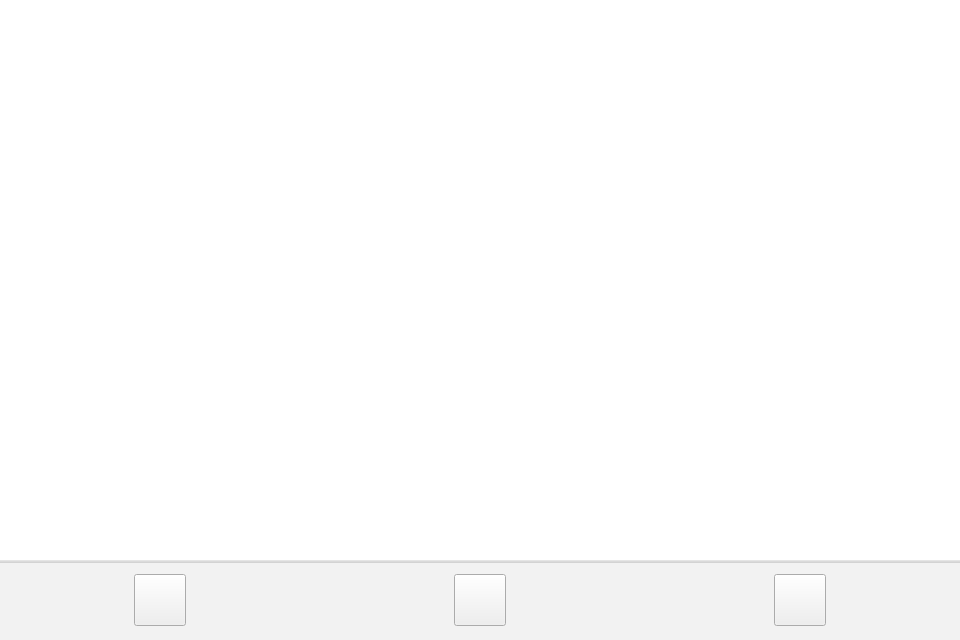
<?xml version="1.0" encoding="UTF-8"?>
<ui version="4.0">
 <class>FileBrowser</class>
 <widget class="QWidget" name="FileBrowser">
  <property name="geometry">
   <rect>
    <x>0</x>
    <y>0</y>
    <width>960</width>
    <height>640</height>
   </rect>
  </property>
  <property name="windowTitle">
   <string>Form</string>
  </property>
  <property name="styleSheet">
   <string notr="true">QPushButton {
	min-width: 50;
	min-height: 50;
	max-width: 50;
	max-height: 50;
}

QWidget#bottombar {
    background-color:  #f2f2f2;
	/*border-top: 3px solid qlineargradient(spread:pad, x1:0.539, y1:0.671, x2:0.521955, y2:0.113, stop:0.00568182 rgba(149, 149, 149, 150), stop:0.801136 rgba(210, 210, 210, 150));*/
	border-top: 3px solid qlineargradient(spread:pad, x1:0.539, y1:0.671, x2:0.521955, y2:0.113, stop:0.00568182 rgba(189, 189, 189, 150), stop:0.801136 rgba(220, 220, 220, 150));
}

QWidget#centralWidget {
   	/*background-color:  #f2f2f2;*/
	border:0px solid transparent;
	background-color: white;
}

QFrame#topbar {
	background-color: #1578ba;
	border: 0px solid transparent;
}

QPushButton#button_home 
{
	border-image: url(:/res/icons/ic_home_unchecked.png);
}

QPushButton#button_home:checked
{
	border-image: url(:/res/icons/ic_home_unchecked.png);
}

/*QFrame#bottombar {
	background-image: url(:/res/icons/ic_bottombar_bk.png);
}*/

/*Line#line {
	background-color: rgb(239, 41, 41);
	width: 4px;
}*/
</string>
  </property>
  <layout class="QVBoxLayout" name="verticalLayout" stretch="7,1">
   <property name="spacing">
    <number>0</number>
   </property>
   <property name="leftMargin">
    <number>0</number>
   </property>
   <property name="topMargin">
    <number>0</number>
   </property>
   <property name="rightMargin">
    <number>0</number>
   </property>
   <property name="bottomMargin">
    <number>0</number>
   </property>
   <item>
    <widget class="QWidget" name="centralWidget" native="true"/>
   </item>
   <item>
    <widget class="QWidget" name="bottombar" native="true">
     <property name="minimumSize">
      <size>
       <width>0</width>
       <height>62</height>
      </size>
     </property>
     <property name="maximumSize">
      <size>
       <width>16777215</width>
       <height>16777215</height>
      </size>
     </property>
     <layout class="QHBoxLayout" name="horizontalLayout">
      <property name="spacing">
       <number>0</number>
      </property>
      <property name="leftMargin">
       <number>0</number>
      </property>
      <property name="topMargin">
       <number>0</number>
      </property>
      <property name="rightMargin">
       <number>0</number>
      </property>
      <property name="bottomMargin">
       <number>0</number>
      </property>
      <item>
       <widget class="QFrame" name="frame">
        <layout class="QHBoxLayout" name="horizontalLayout_2" stretch="55,50,110,50,110,50,55">
         <property name="spacing">
          <number>0</number>
         </property>
         <property name="leftMargin">
          <number>0</number>
         </property>
         <property name="topMargin">
          <number>0</number>
         </property>
         <property name="rightMargin">
          <number>0</number>
         </property>
         <property name="bottomMargin">
          <number>0</number>
         </property>
         <item>
          <spacer name="spacer">
           <property name="orientation">
            <enum>Qt::Horizontal</enum>
           </property>
           <property name="sizeHint" stdset="0">
            <size>
             <width>19</width>
             <height>20</height>
            </size>
           </property>
          </spacer>
         </item>
         <item>
          <widget class="QPushButton" name="button_image">
           <property name="sizePolicy">
            <sizepolicy hsizetype="Minimum" vsizetype="Preferred">
             <horstretch>0</horstretch>
             <verstretch>0</verstretch>
            </sizepolicy>
           </property>
           <property name="minimumSize">
            <size>
             <width>52</width>
             <height>52</height>
            </size>
           </property>
           <property name="maximumSize">
            <size>
             <width>52</width>
             <height>52</height>
            </size>
           </property>
           <property name="font">
            <font>
             <family>Waree</family>
            </font>
           </property>
           <property name="text">
            <string/>
           </property>
          </widget>
         </item>
         <item>
          <spacer name="spacer_2">
           <property name="orientation">
            <enum>Qt::Horizontal</enum>
           </property>
           <property name="sizeHint" stdset="0">
            <size>
             <width>265</width>
             <height>20</height>
            </size>
           </property>
          </spacer>
         </item>
         <item>
          <widget class="QPushButton" name="button_home">
           <property name="sizePolicy">
            <sizepolicy hsizetype="Minimum" vsizetype="Preferred">
             <horstretch>0</horstretch>
             <verstretch>0</verstretch>
            </sizepolicy>
           </property>
           <property name="minimumSize">
            <size>
             <width>50</width>
             <height>50</height>
            </size>
           </property>
           <property name="maximumSize">
            <size>
             <width>50</width>
             <height>50</height>
            </size>
           </property>
           <property name="font">
            <font>
             <family>Waree</family>
            </font>
           </property>
           <property name="text">
            <string/>
           </property>
          </widget>
         </item>
         <item>
          <spacer name="spacer_3">
           <property name="orientation">
            <enum>Qt::Horizontal</enum>
           </property>
           <property name="sizeHint" stdset="0">
            <size>
             <width>265</width>
             <height>20</height>
            </size>
           </property>
          </spacer>
         </item>
         <item>
          <widget class="QPushButton" name="button_video">
           <property name="sizePolicy">
            <sizepolicy hsizetype="Minimum" vsizetype="Preferred">
             <horstretch>0</horstretch>
             <verstretch>0</verstretch>
            </sizepolicy>
           </property>
           <property name="minimumSize">
            <size>
             <width>52</width>
             <height>52</height>
            </size>
           </property>
           <property name="maximumSize">
            <size>
             <width>52</width>
             <height>52</height>
            </size>
           </property>
           <property name="font">
            <font>
             <family>Waree</family>
            </font>
           </property>
           <property name="text">
            <string/>
           </property>
          </widget>
         </item>
         <item>
          <spacer name="spacer_4">
           <property name="orientation">
            <enum>Qt::Horizontal</enum>
           </property>
           <property name="sizeHint" stdset="0">
            <size>
             <width>131</width>
             <height>20</height>
            </size>
           </property>
          </spacer>
         </item>
        </layout>
       </widget>
      </item>
     </layout>
    </widget>
   </item>
  </layout>
 </widget>
 <resources/>
 <connections/>
</ui>
